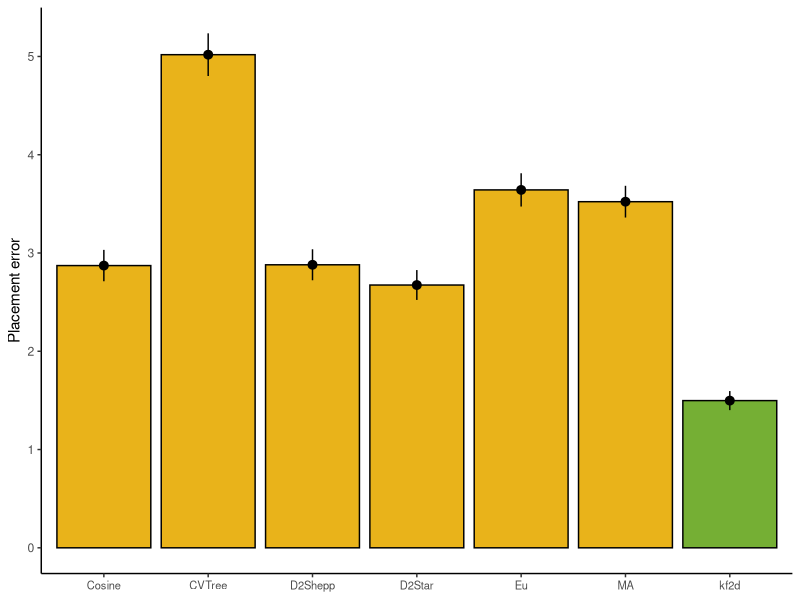
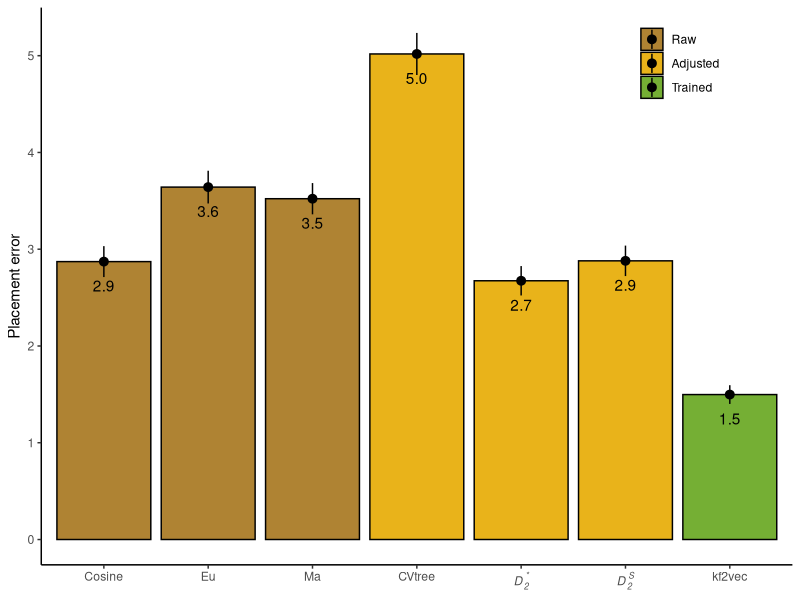
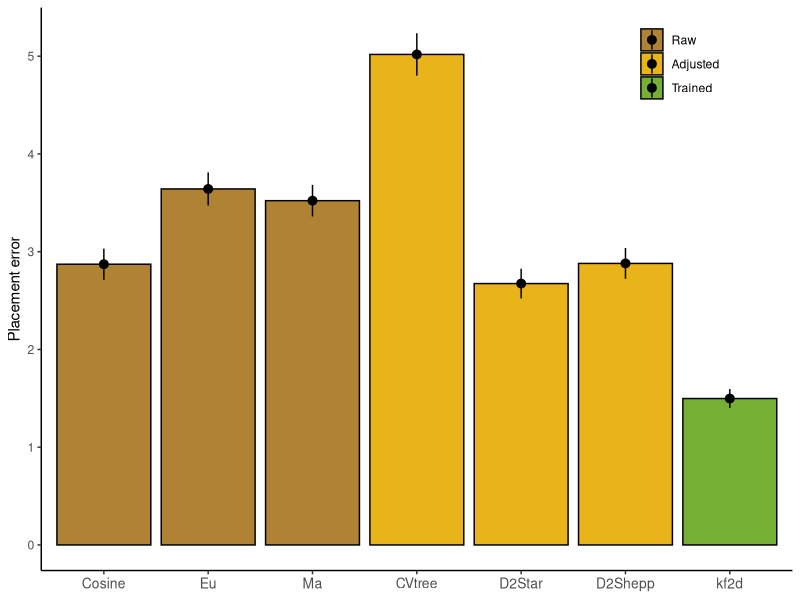
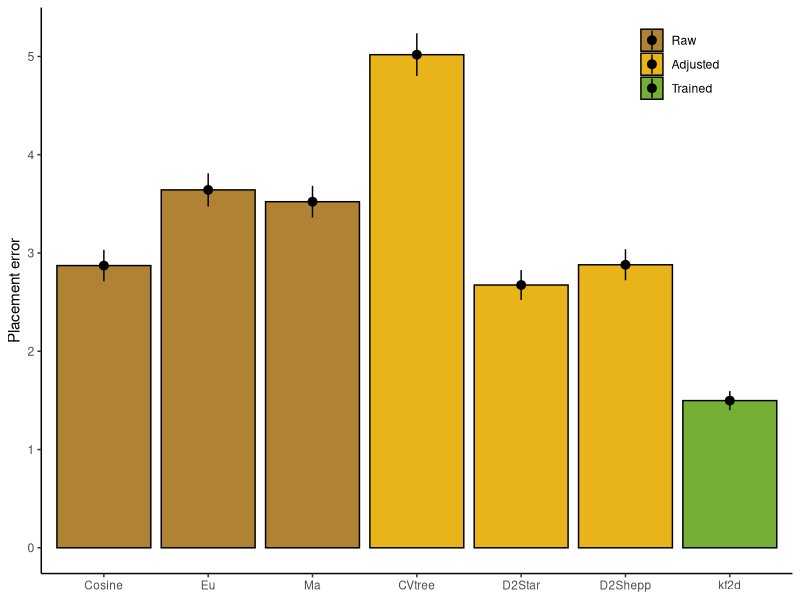
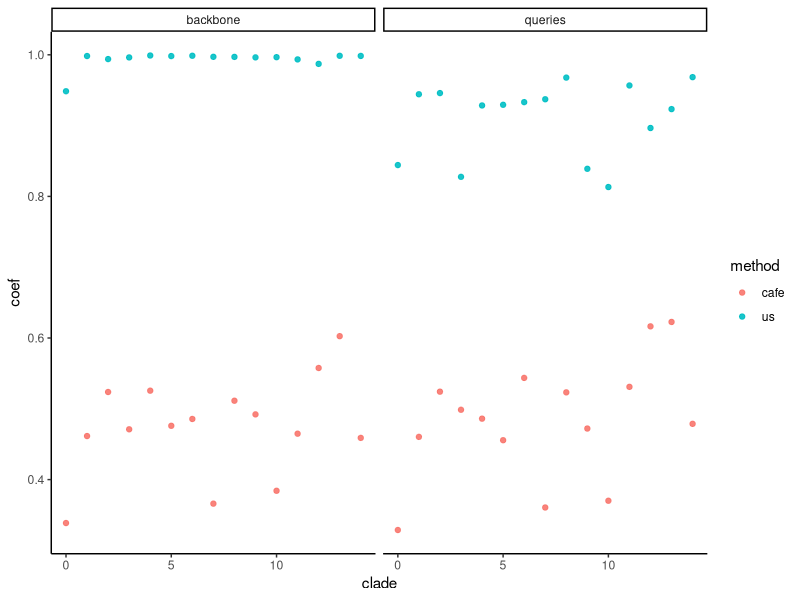
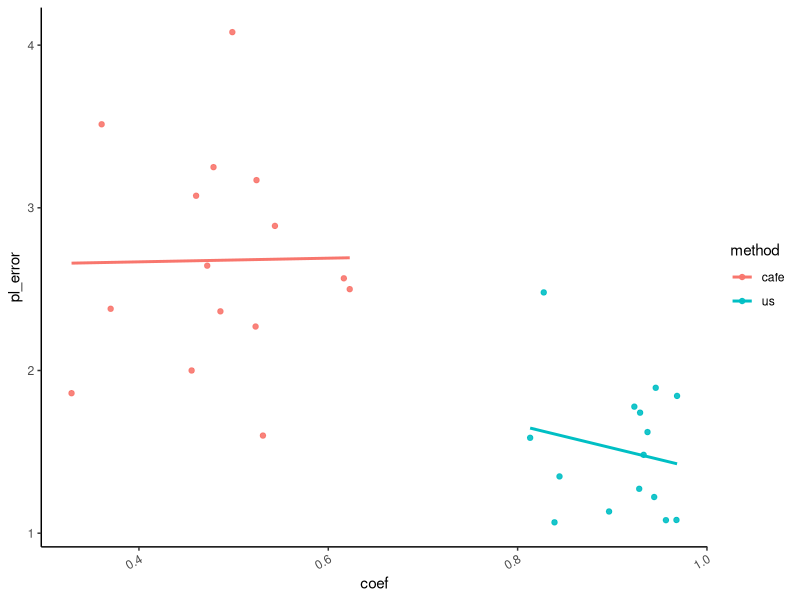
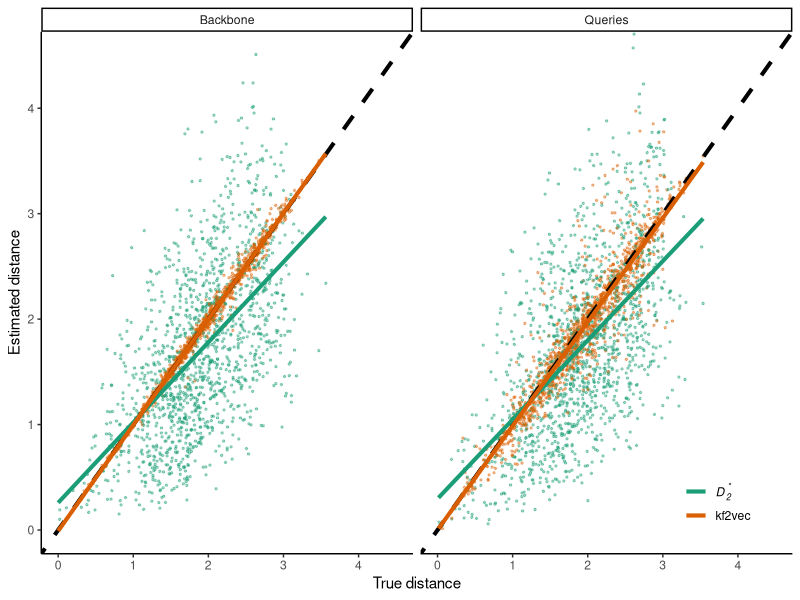
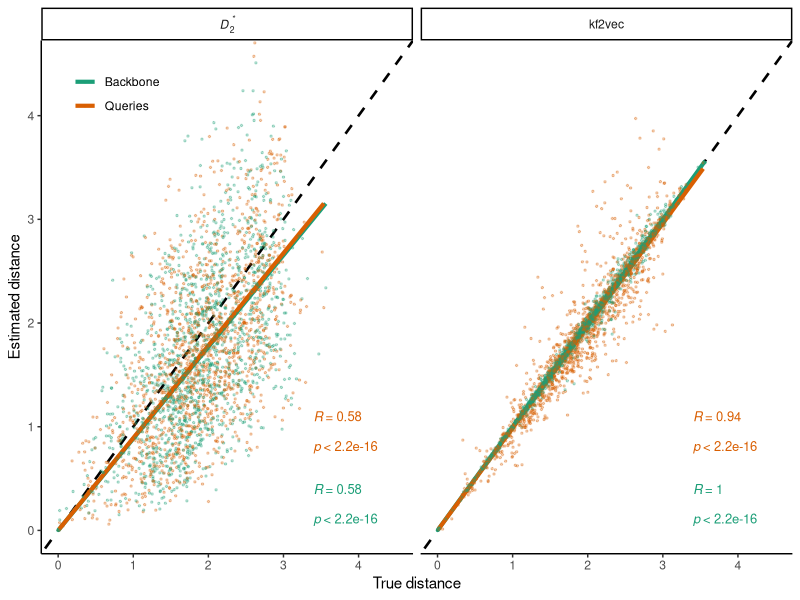

Here is the R script that generated these plots, in order:


require(ggplot2); require(scales); require(reshape2); 
#install.packages("dplyr")
require(dplyr)
#require(Hmisc)
library("readxl")
library(RColorBrewer)
library("ggsci")
#install.packages("ggrepel")
library("ggrepel")
library(ggpubr)
#install.packages("cowplot")
library("cowplot")

#install.packages("patchwork")
library(patchwork)


setwd(dirname(rstudioapi::getActiveDocumentContext()$path))
#setwd('/Users/admin/Documents/support')
getwd()



pl_err=read.csv('cafe_vs_us_pl_error.txt',sep="\t",header=T)

corr_stats =read.csv('corr_stats_cafe_D2star.txt',sep="\t",header=T)
dist_df =read.csv('distances_subset_cafe_D2star.txt',sep="\t",header=T)
head(pl_err)

pl_err

corr_stats

#fin_df = rbind(pr_A1_grouped, pr_A01_mean)
#fin_df2 = cbind(pr_A1_grouped, pr_A01_mean)
#total <- merge(pr_A1_grouped, pr_A01_median, by = c("V1"))



# Compute mean
tmp1 <- pl_err[pl_err$method == "ours",]
mean(as.numeric(unlist(tmp1["true_clade_pl_err"])))

tmp1 <- pl_err[(pl_err$method == "D2star" & pl_err$cond == "regscaled"),]
mean(as.numeric(unlist(tmp1["true_clade_pl_err"])))

tmp1 <- pl_err[(pl_err$method == "D2shepp" & pl_err$cond == "regscaled"),]
mean(as.numeric(unlist(tmp1["true_clade_pl_err"])))

tmp1 <- pl_err[(pl_err$method == "JS" & pl_err$cond == "regscaled"),]
mean(as.numeric(unlist(tmp1["true_clade_pl_err"])))

tmp1 <- pl_err[(pl_err$method == "Co-phylog" & pl_err$cond == "regscaled"),]
mean(as.numeric(unlist(tmp1["true_clade_pl_err"])))


tmp1 <- pl_err[(pl_err$method == "Cosine" & pl_err$cond == "regscaled"),]
mean(as.numeric(unlist(tmp1["true_clade_pl_err"])))

pl_err2 <- pl_err[! (pl_err$cond == "100scaled"),]


dark2_colors <-brewer.pal(n = 8, name = "Dark2")
dark2_colors

set1_colors <-brewer.pal(n = 8, name = "Set1")
set1_colors

ggplot(aes(x=method, y=true_clade_pl_err, color=cond, fill = cond),
       data=pl_err2[!(pl_err2$method =="Co-phylog" | pl_err2$method =="JS"), ])+
       #data=pl_err)+
  #geom_plot(alpha=0.6)+
  geom_bar(position = "dodge",stat = "summary",fun = "mean", colour="black", alpha=0.9)+
  #geom_boxplot(alpha=0.6)+
  scale_x_discrete(labels = c("Cosine", "CVTree", "D2Shepp", "D2Star", "Eu", "MA", "kf2d"), )+
  #scale_color_manual(values = c( "#ca0020", "#0571b0" ))+
  #scale_fill_manual(values = c( "#ca0020", "#0571b0" ))+
  scale_color_manual(values = c( "#66A61E", "#E6AB02"  ))+
  scale_fill_manual(values = c( "#66A61E","#E6AB02"  ))+
  stat_summary(color = "black")+
  #geom_point()+
  #geom_errorbar(stat="summary")+
  #geom_line() +
  #stat_summary(fun.y = "median", geom = "point", size = 3)+
  #geom_boxplot(outlier.shape = NA) +
  #geom_point(aes(y=v56,color="vs 56"))+
  #geom_point(aes(y=v59,color="vs 59"))+
  #geom_abline(color="red")+
  theme_classic()+
#scale_y_continuous(limits = c(0.0000, 0.001))+
 #xlab("")+
 ylab("Placement error")+
  theme(legend.position = "none", axis.title.x = element_blank(), axis.text.x = element_text(size = 8))
  

ggsave("cafe_metrics_pl_error.pdf",width=3.8,height = 4)


mean(pl_err2[pl_err2$method =="Cosine", ]$true_clade_pl_err)
mean(pl_err2[pl_err2$method =="Eu", ]$true_clade_pl_err)
mean(pl_err2[pl_err2$method =="Ma", ]$true_clade_pl_err)
mean(pl_err2[pl_err2$method =="D2shepp", ]$true_clade_pl_err)
mean(pl_err2[pl_err2$method =="D2star", ]$true_clade_pl_err)
mean(pl_err2[pl_err2$method =="CVtree", ]$true_clade_pl_err)
mean(pl_err2[pl_err2$method =="ours", ]$true_clade_pl_err)





# For ppt
unique(pl_err2$method)
pl_err2

mean(pl_err2[pl_err2$method == "ours",]$true_clade_pl_err)

pl_err2$cond2 <- ""
pl_err2$cond2 <- ifelse(pl_err2$method %in% c("Co-phylog", "JS", 'Cosine', 'Eu', 'Ma'), "Raw", ifelse(pl_err2$method %in% c("CVtree","D2star", "D2shepp"), "Adjusted", "Trained"))
pl_err2$cond2 <- factor(pl_err2$cond2, levels = c("Raw", "Adjusted", "Trained"))
pl_err2$method <- factor(pl_err2$method, levels = c("Co-phylog", "JS", "Cosine", "Eu", "Ma","CVtree", "D2star", "D2shepp",  "ours"))
unique(pl_err2$method)


pl_err2[pl_err2$method =="ours", ]

ggplot(aes(x=method, y=true_clade_pl_err, color = cond2, fill= cond2),
       data=pl_err2[!(pl_err2$method =="Co-phylog" | pl_err2$method =="JS"), ])+
  #data=pl_err)+
  #geom_plot(alpha=0.6)+
  geom_bar(position = "dodge",stat = "summary",fun = "mean", colour="black", alpha=0.9)+
  geom_text(aes(label = after_stat(sprintf("%.1f", round(y, digits = 3)))), stat = "summary", fun = "mean", vjust = 2.5, colour = "black" ) +
  #geom_boxplot(alpha=0.6)+
  #stat_summary(aes(method=
  #                   ifelse(method %in% c( "Eu", "Ma", "Cosine"),"Hypothetical", ifelse(method %in% c( "CVtree","D2star", "D2shepp"),"Hypothetical2", "infection"))))+
  
  scale_x_discrete(labels = c('Cosine', 'Eu', 'Ma',"CVtree", expression(italic("D")[italic("2")]^italic("*")), expression(italic("D")[italic("2")]^italic("S")), 'kf2vec' ))+
  #scale_color_manual(values = c( "#ca0020", "#0571b0" ))+
  #scale_fill_manual(values = c( "#ca0020", "#0571b0" ))+
  scale_color_manual(values = c( "#E6AB02", "#66A61E","#A6761D"  ))+
  scale_fill_manual(values = c(  "#A6761D", "#E6AB02", "#66A61E"))+
  stat_summary(color = "black")+
  #geom_point()+
  #geom_errorbar(stat="summary")+
  #geom_line() +
  #stat_summary(fun.y = "median", geom = "point", size = 3)+
  #geom_boxplot(outlier.shape = NA) +
  #geom_point(aes(y=v56,color="vs 56"))+
  #geom_point(aes(y=v59,color="vs 59"))+
  #geom_abline(color="red")+
  theme_classic()+
  #scale_y_continuous(limits = c(0.0000, 0.001))+
  #xlab("")+
  ylab("Placement error")+
  #theme(legend.position = "none", axis.title.x = element_blank(), axis.text.x = element_text(size = 10))
  theme(legend.position = c(0.85,0.9), legend.margin=margin(0,0,0,0),legend.direction="vertical", legend.title=element_blank(),
        axis.title.x = element_blank())+
  guides(fill = guide_legend(reverse = FALSE))
#, axis.text.x = element_text(size = 8)


ggsave("cafe_metrics_pl_error_v2.pdf",width=3.8,height = 4)
#ggsave("cafe_metrics_pl_error_v2.pdf",width=4.8,height = 4.0)
getwd()



ggplot(aes(x=method, y=true_clade_pl_err, color = cond2, fill= cond2),
       data=pl_err2[!(pl_err2$method =="Co-phylog" | pl_err2$method =="JS"), ])+
  #data=pl_err)+
  #geom_plot(alpha=0.6)+
  geom_bar(position = "dodge",stat = "summary",fun = "mean", colour="black", alpha=0.9)+
  #geom_boxplot(alpha=0.6)+
  #stat_summary(aes(method=
  #                   ifelse(method %in% c( "Eu", "Ma", "Cosine"),"Hypothetical", ifelse(method %in% c( "CVtree","D2star", "D2shepp"),"Hypothetical2", "infection"))))+
  
  scale_x_discrete(labels = c('Cosine', 'Eu', 'Ma',"CVtree","D2Star", "D2Shepp", 'kf2d' ))+
  #scale_color_manual(values = c( "#ca0020", "#0571b0" ))+
  #scale_fill_manual(values = c( "#ca0020", "#0571b0" ))+
  scale_color_manual(values = c( "#E6AB02", "#66A61E","#A6761D"  ))+
  scale_fill_manual(values = c(  "#A6761D", "#E6AB02", "#66A61E"))+
  stat_summary(color = "black")+
  #geom_point()+
  #geom_errorbar(stat="summary")+
  #geom_line() +
  #stat_summary(fun.y = "median", geom = "point", size = 3)+
  #geom_boxplot(outlier.shape = NA) +
  #geom_point(aes(y=v56,color="vs 56"))+
  #geom_point(aes(y=v59,color="vs 59"))+
  #geom_abline(color="red")+
  theme_classic()+
  #scale_y_continuous(limits = c(0.0000, 0.001))+
  #xlab("")+
  ylab("Placement error")+
  #theme(legend.position = "none", axis.title.x = element_blank(), axis.text.x = element_text(size = 10))
  theme(legend.position = c(0.85,0.9), legend.margin=margin(0,0,0,0),legend.direction="vertical", legend.title=element_blank(),
        axis.title.x = element_blank(), axis.text.x = element_text(size = 10))+
  guides(fill = guide_legend(reverse = FALSE))


ggsave("cafe_metrics_pl_error_ppt.pdf",width=5,height = 4)




ggplot(aes(x=method, y=true_clade_pl_err, color = cond2, fill= cond2),
       data=pl_err2[!(pl_err2$method =="Co-phylog" | pl_err2$method =="JS"), ])+
  #data=pl_err)+
  #geom_plot(alpha=0.6)+
  geom_bar(position = "dodge",stat = "summary",fun = "mean", colour="black", alpha=0.9)+
  #geom_boxplot(alpha=0.6)+
  #stat_summary(aes(method=
  #                   ifelse(method %in% c( "Eu", "Ma", "Cosine"),"Hypothetical", ifelse(method %in% c( "CVtree","D2star", "D2shepp"),"Hypothetical2", "infection"))))+
  
  scale_x_discrete(labels = c('Cosine', 'Eu', 'Ma',"CVtree","D2Star", "D2Shepp", 'kf2d' ))+
  #scale_color_manual(values = c( "#ca0020", "#0571b0" ))+
  #scale_fill_manual(values = c( "#ca0020", "#0571b0" ))+
  scale_color_manual(values = c( "#E6AB02", "#66A61E","#A6761D"  ))+
  scale_fill_manual(values = c(  "#A6761D", "#E6AB02", "#66A61E"))+
  stat_summary(color = "black")+
  #geom_point()+
  #geom_errorbar(stat="summary")+
  #geom_line() +
  #stat_summary(fun.y = "median", geom = "point", size = 3)+
  #geom_boxplot(outlier.shape = NA) +
  #geom_point(aes(y=v56,color="vs 56"))+
  #geom_point(aes(y=v59,color="vs 59"))+
  #geom_abline(color="red")+
  theme_classic()+
  #scale_y_continuous(limits = c(0.0000, 0.001))+
  #xlab("")+
  ylab("Placement error")+
  #theme(legend.position = "none", axis.title.x = element_blank(), axis.text.x = element_text(size = 10))
  theme(legend.position = c(0.85,0.9), legend.margin=margin(0,0,0,0),legend.direction="vertical", legend.title=element_blank(),
        axis.title.x = element_blank(), axis.text.x = element_text(size = 8.5))+
  guides(fill = guide_legend(reverse = FALSE))

ggsave("cafe_metrics_pl_error_ppt_v2.pdf",width=3.8,height = 4)



ggplot(aes(x=clade, y=coef, color = method),
  data=corr_stats[corr_stats$corr == "pearson",])+
  #geom_bar(position = "dodge",stat = "identity")+
  geom_point(alpha = 0.9)+
  facet_wrap(~ portion)+
  #geom_boxplot(alpha=0.6)+
  #geom_point()+
  #geom_errorbar(stat="summary")+
  #geom_line() +
  #stat_summary(fun.y = "median", geom = "point", size = 3)+
  #geom_boxplot(outlier.shape = NA) +
  #geom_point(aes(y=v56,color="vs 56"))+
  #geom_point(aes(y=v59,color="vs 59"))+
  #geom_abline(color="red")+
  theme_classic()
#scale_y_continuous(limits = c(0.0000, 0.001))

ggsave("cafe_vs_us_correlation.pdf",width=3.8,height = 4)

#axis.title.y = element_text(size = 10), 
  #facet_wrap(~ portion)+
  #geom_boxplot(alpha=0.6)+
  #geom_point()+
  #geom_errorbar(stat="summary")+
  #geom_line() +
  #stat_summary(fun.y = "median", geom = "point", size = 3)+
  #geom_boxplot(outlier.shape = NA) +
  #geom_point(aes(y=v56,color="vs 56"))+
  #geom_point(aes(y=v59,color="vs 59"))+
  #geom_abline(color="red")+
  #theme_classic()

pl_err=read.csv('cafe_vs_us_pl_error.txt',sep="\t",header=T)
corr_stats =read.csv('corr_stats_cafe_D2star.txt',sep="\t",header=T)
dist_df =read.csv('distances_subset_cafe_D2star.txt',sep="\t",header=T)



corr_stats
ggplot(aes(x=coef,  y=pl_error, color = method),
       data=corr_stats[corr_stats$corr == "pearson" & corr_stats$portion == "queries",])+
  #geom_bar(position = "dodge",stat = "identity")+
  geom_point(alpha = 0.9)+
  #facet_wrap(~ method)+
  theme_classic()+
  geom_smooth(method = lm, se = FALSE)+
  #theme(axis.text.x = element_text(angle = 45, vjust = 0.5, hjust=1))
  theme(axis.text.x = element_text(angle = 30, vjust = 1.0, hjust=1))
  #geom_boxplot(alpha=0.6)+
  #geom_point()+
  #geom_errorbar(stat="summary")+
  #geom_line() +
  #stat_summary(fun.y = "median", geom = "point", size = 3)+
  #geom_boxplot(outlier.shape = NA) +
  #geom_point(aes(y=v56,color="vs 56"))+
  #geom_point(aes(y=v59,color="vs 59"))+
  #geom_abline(color="red")+


  
#scale_y_continuous(limits = c(0.0000, 0.001))

dist_df$portion <- factor(dist_df$portion, levels = c("backbone", "queries"),
                  labels = c("Backbone", "Queries")
)


dist_df$method <- factor(dist_df$method, levels = c("D2star", "us"), 
                         labels = c("D2Star", "kf2d"))


#scale_x_discrete(labels = c('Cosine', 'Eu', 'Ma',"CVtree", expression(italic("D")[italic("2")]^italic("*")), expression(italic("D")[italic("2")]^italic("S")), 'kf2d' ))+

ggplot(aes(x=true/100, y=dist/100, color = method),
       data=dist_df[dist_df$method == "kf2d" | dist_df$method == "D2Star",])+
  #geom_bar(position = "dodge",stat = "identity")+
  geom_point(alpha = 0.4, size = 0.5)+
  facet_wrap(~ portion)+
  geom_abline(linetype=2,size=1.4)+
  theme_classic()+
  stat_smooth(method="lm", se=FALSE,size=1.4)+
  scale_color_brewer(palette = "Dark2",name="", labels = c(expression(italic("D")[italic("2")]^italic("*")), 'kf2vec' ))+
  #geom_boxplot(alpha=0.6)+
  #geom_point()+
  #geom_errorbar(stat="summary")+
  #geom_line() +
  #stat_summary(fun.y = "median", geom = "point", size = 3)+
  #geom_boxplot(outlier.shape = NA) +
  #geom_abline(color="red")+
#scale_y_continuous(limits = c(0.0000, 0.001))
 xlab("True distance")+
 ylab("Estimated distance")+
  coord_cartesian(xlim=c(0,4.5),ylim=c(0,4.5))+
theme(legend.position = c(.9,.1), legend.margin=margin(t = -0.5, unit='cm'), )
#ggsave("cafe_vs_us_true_est_distance.pdf",width=5,height = 4)
ggsave("cafe_vs_us_true_est_distance.pdf",width=6.2,height = 4)



#new.lab <- as_labeller(c(kf2d="kf2d", D2Star="italic(D)[italic(2)]^italic('*')" ), label_parsed)
#new.lab <- as_labeller(c(kf2d="kf2d", D2Star=label_bquote("Q") ), label_parsed)



big_plot<-ggplot(aes(x=true/100, y=dist/100, color = portion),
       data=dist_df[dist_df$method == "kf2d" | dist_df$method == "D2Star",])+
  #geom_bar(position = "dodge",stat = "identity")+
  geom_abline(linetype=2,size=0.9)+
  stat_smooth(method="lm",se=FALSE,size=1.4, formula=y~x+0)+
  geom_point(alpha = 0.3, size = 0.5)+
  facet_wrap(~ method, labeller = as_labeller(c(kf2d="kf2vec", D2Star="italic(D)[italic(2)]^italic('*')" ), label_parsed))+
  theme_classic()+
  scale_color_brewer(palette = "Dark2",name="")+
  #scale_color_manual(name="", values = c(dark2_colors[3],dark2_colors[4]))+
  #geom_boxplot(alpha=0.6)+
  #geom_point()+
  #geom_errorbar(stat="summary")+
  #geom_line() +
  #stat_summary(fun.y = "median", geom = "point", size = 3)+
  #geom_boxplot(outlier.shape = NA) +
  #geom_abline(color="red")+
  #scale_y_continuous(limits = c(0.0000, 0.001))
  xlab("True distance")+
  ylab("Estimated distance")+
  coord_cartesian(xlim=c(0,4.5),ylim=c(0,4.5))+
  theme(legend.position = c(.1,.9), legend.margin=margin(t = -0.5, unit='cm'), )+
  #stat_cor(aes(label = after_stat(r.label)),label.y = 0.7,label.x = 3.6, p.digits = 2,label.x.npc  = "right",size=3)
stat_cor(aes(label = after_stat(r.label)),method = "pearson", label.y = c(0.4, 1.1) ,label.x = 3.4, p.digits = 2,size=3.3, show.legend=FALSE)+
stat_cor(aes(label = after_stat(p.label)),method = "pearson", label.y = c(0.1, 0.8) ,label.x = 3.4, p.digits = 2,size=3.3, show.legend=FALSE)

  #theme(legend.key = element_blank(), legend.text = element_blank())+
    #guides(color = guide_legend(override.aes = list(linetype = 0, shape = "")))
big_plot
ggsave("cafe_vs_us_true_est_distance_v2.pdf",width=6.2,height = 4)
#ggsave("cafe_vs_us_true_est_distance_v2.pdf",width=4.8,height = 4)

getwd()










corr_stats
corr_stats$method <- factor(corr_stats$method, levels = c("cafe", "us"),
                            labels = c("D2Star", "kf2d"))


corr_stats$portion <- factor(corr_stats$portion, levels = c("backbone", "queries"),
                             labels = c("Backbone", "Queries"))

corr_stats %>% filter(corr == "pearson" & portion =="Queries") %>% group_by(method) %>%
  summarise(m = median(coef))
corr_stats




insert <-ggplot(aes(y=coef, x= method ,color= portion),
                data=corr_stats[corr_stats$corr == "pearson",])+
  #geom_bar(position = "dodge",stat = "identity")+
  geom_boxplot()+
  #ylab("")+
  #scale_color_brewer(name="",palette = "Dark2", guide="none")+
  #scale_color_brewer(name="",palette = "Dark2")+
  #scale_x_discrete(labels=c( expression(italic("D")[italic("2")]^italic("*")),"kf2d"))+
  scale_color_manual(name="", values = c(dark2_colors[1],dark2_colors[2]))+
  scale_x_discrete(labels=c(expression(italic("D")[italic("2")]^italic("*")), 'kf2d' )) +
  ylab("Correlation")+
  theme(
    #legend.position = c(0.45,-0.43), legend.margin=margin(0,0,0,0),legend.direction="horizontal",
     #   legend.text=element_text(size=7),
      #  legend.key.size = unit(0.08, 'cm'), 
    legend.position = "none",
        axis.title.x = element_blank(), axis.title.y = element_text(size=6),
        axis.text.x = element_text(size = 7), axis.text.y = element_text(size = 6),
        plot.margin = unit(c(0,0.0,0,0), "cm"))
#guides(color = guide_legend(reverse = TRUE))
insert


summary(corr_stats[corr_stats$corr == "pearson" & corr_stats$method == "kf2d" & corr_stats$portion=="Backbone",])

plot.with.inset <-
  ggdraw() +
  draw_plot(big_plot) +
  draw_plot(insert, x = 0.82, y = .13, width = .16, height = .3)
plot.with.inset
ggsave(filename = "cafe_vs_us_inset.pdf", 
       plot = plot.with.inset,
       width = 6.2, 
       height = 4)

#ggsave(filename = "cafe_vs_us_inset.pdf", 
#       plot = plot.with.inset,
#       width = 4.8, 
#       height = 4)



#big_plot + inset_element(
#  insert, 
#  left = 0.8, 
#  bottom = 0.02, 
#  right = unit(1, 'npc'), 
#  top = unit(0.3, 'npc')
#)


#ggsave("cafe_vs_us_inset.pdf",width=6.2,height = 4)

#big_plot + coord_cartesian() +
#  annotation_custom(ggplotGrob(insert), xmin = 1, xmax = 3, ymin = 1, ymax = 2)

#er = median(total$V3.x)
#er
#er = median(total$V3.y)
#er


unique(dist_df$method)
unique(dist_df$portion)
a = dist_df[dist_df$method=="kf2d" & dist_df$portion=="Backbone",]$dist
b = dist_df[dist_df$method=="kf2d" & dist_df$portion=="Backbone",]$true

a2 = dist_df[dist_df$method=="kf2d" & dist_df$portion=="Queries",]$dist
b2 = dist_df[dist_df$method=="kf2d" & dist_df$portion=="Queries",]$true

a3 = dist_df[dist_df$method=="D2Star" & dist_df$portion=="Backbone",]$dist
b3 = dist_df[dist_df$method=="D2Star" & dist_df$portion=="Backbone",]$true

a4 = dist_df[dist_df$method=="D2Star" & dist_df$portion=="Queries",]$dist
b4 = dist_df[dist_df$method=="D2Star" & dist_df$portion=="Queries",]$true

a
res <- cor.test(a3, b3, method = 'pearson')
res





#For ppt

ggplot(aes(x=true/100, y=dist/100, color = portion),
                 data=dist_df[(dist_df$method == "kf2d" | dist_df$method == "D2Star") & (dist_df$portion == "Backbone"),])+
  #geom_bar(position = "dodge",stat = "identity")+
  geom_abline(linetype=2,size=0.9)+
  stat_smooth(method="lm",se=FALSE,size=1.4)+
  geom_point(alpha = 0.3, size = 0.5)+
  facet_wrap(~ method)+
  theme_classic()+
  scale_color_brewer(palette = "Dark2",name="")+
  #geom_boxplot(alpha=0.6)+
  #geom_point()+
  #geom_errorbar(stat="summary")+
  #geom_line() +
  #stat_summary(fun.y = "median", geom = "point", size = 3)+
  #geom_boxplot(outlier.shape = NA) +
  #geom_abline(color="red")+
  #scale_y_continuous(limits = c(0.0000, 0.001))
  xlab("True distance")+
  ylab("Estimated distance")+
  coord_cartesian(xlim=c(0,4.5),ylim=c(0,4.5))+
  theme(legend.position = c(.1,.9), legend.margin=margin(t = -0.5, unit='cm'), )

ggsave("cafe_vs_us_true_est_distance_ppt_backbone.pdf",width=6.2,height = 4)



############################################################################
############################################################################
############################################################################
